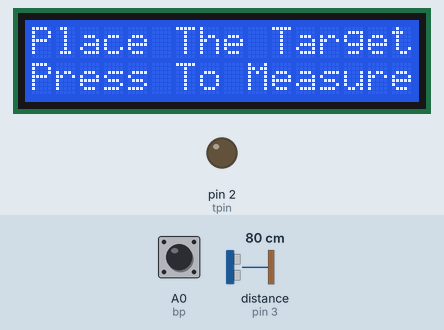
Recording of a sketch running on a simulated Arduino Uno, built with avr-gcc and run on an emulated ATmega328P. Parts: 16×2 character LCD, output pins drawn as LEDs (lit = HIGH). The inputs (shaded band) are chosen by the test bench; at power-on: A0 (bp) HIGH, distance to the obstacle (sensor on pin 3) 80 cm. The echo pulse lasts 58.3 µs per cm; what the sketch prints to the serial monitor is not drawn.

Above: at 1.2 s.
1.3 s: A0 (bp) pulled LOW for 0.15 s
At 2.2 s:
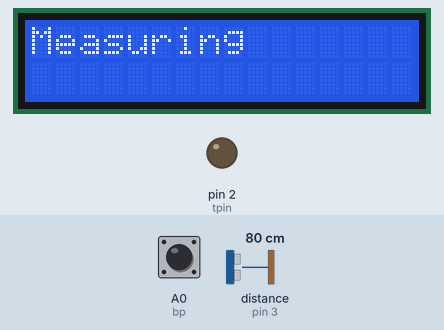
4.4 s: distance to the obstacle (sensor on pin 3) set to 2 cm
At 7.8 s:
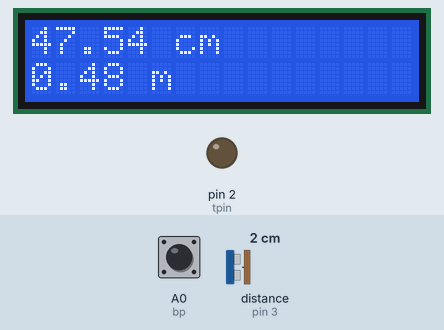
Timing chart, 0 to 9.3 s (numbered marks = the images above; inputs shaded):
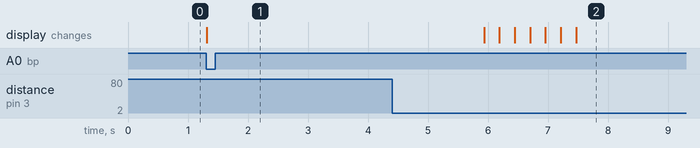

The sketch:

ULTRAssIMPROVED.ino
```cpp
#include <LiquidCrystal.h>

int rs=7;
int en=8;
int d4=9;
int d5=10;
int d6=11;
int d7=12;

LiquidCrystal lcd(rs,en,d4,d5,d6,d7);

int tpin=2;
int epin=3;
int pingtraveltime;
float pingtraveldistance;
float distancetotarget;
float distanceinmeter;

int bp=A0;
int bv;

int nummes=500;
float avmes;
float avmes1;
int j;
float bucket=0;

int a=250;

void setup() {
pinMode(tpin,OUTPUT);
pinMode(epin,INPUT);

pinMode(bp,INPUT);
digitalWrite(bp,HIGH);

Serial.begin(9600);
lcd.begin(16,20);
}

void loop() {

lcd.setCursor(0,0);
lcd.print("Place The Target.");
lcd.setCursor(0,1);
lcd.print("Press To Measure.");
bv=digitalRead(bp);
while(bv==1){
  bv=digitalRead(bp);
}

for(j=1;j<=nummes;j=j+1){

  digitalWrite(tpin,LOW);
  delayMicroseconds(10);
  digitalWrite(tpin,HIGH);
  delayMicroseconds(10);
  digitalWrite(tpin,LOW);
  pingtraveltime=pulseIn(epin,HIGH);
  pingtraveldistance=((pingtraveltime*767.269*5280.*12)/(3600.*1000000.))*0.0254*100.;
  distancetotarget=pingtraveldistance/2;
  distanceinmeter=distancetotarget/100;
  bucket=bucket+distancetotarget;
  lcd.setCursor(0,0);
  lcd.print("Measuring        ");
  lcd.setCursor(0,1);
  lcd.print("                      ");
}
lcd.setCursor(0,0);
lcd.print("Measuring      ");
lcd.setCursor(0,1);
lcd.print("                      ");
delay(a);
lcd.setCursor(0,0);
lcd.print("Measuring.      ");
lcd.setCursor(0,1);
lcd.print("                      ");
delay(a);
lcd.setCursor(0,0);
lcd.print("Measuring..       ");
lcd.setCursor(0,1);
lcd.print("                      ");
delay(a);
lcd.setCursor(0,0);
lcd.print("Measuring...      ");
lcd.setCursor(0,1);
lcd.print("                      ");
delay(a);
lcd.setCursor(0,0);
lcd.print("Measuring....       ");
lcd.setCursor(0,1);
lcd.print("                      ");
delay(a);
lcd.setCursor(0,0);
lcd.print("Measuring.....       ");
lcd.setCursor(0,1);
lcd.print("                      ");
delay(a);
lcd.setCursor(0,0);
lcd.print("Measuring......       ");
lcd.setCursor(0,1);
lcd.print("                      ");
delay(a);

avmes=bucket/nummes;
avmes1=avmes/100;
bucket=0;

Serial.print(avmes);
lcd.clear();
lcd.setCursor(0,0);
lcd.print(avmes);
lcd.print(" cm");
lcd.setCursor(0,1);
lcd.print(avmes1);
lcd.print(" m");
delay(10000);

}
```

Measured:
- after the input at 1.3 s, the display: changes at once (image 1)
